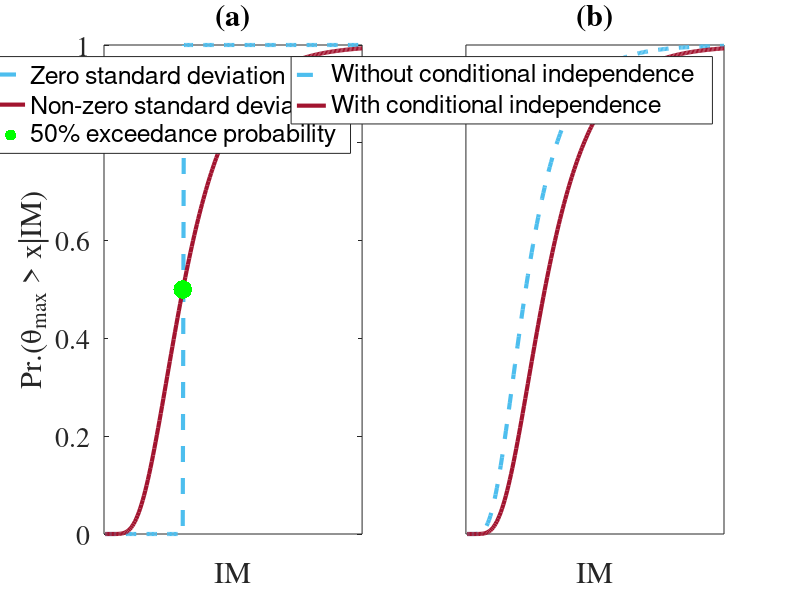

Recreate this plot in MATLAB. (Note: this script raises an error after producing the figure.)
%% Figure 1
Sa = 0.01:0.01:2;
prob_ex_Sa = 1-normcdf((log(300)*ones(max(size(Sa)),1)'-(0.6251*log(Sa)+6.0115))./(0.3*ones(1,max(size(Sa)))),0,1);
prob_ex1 = 1-normcdf((log(300)*ones(max(size(Sa)),1)'-(0.6251*log(Sa)+6.0115))./(0.00001*ones(1,max(size(Sa)))),0,1);
subplot(1,2,1)
c1 = [0.3010 0.745 0.933];
c2 = [0.635 0.078 0.184];
plot(Sa,prob_ex1,'--','color',c1,'linewidth',3)
hold on
plot(Sa,prob_ex_Sa,'color',c2,'linewidth',3)
hold on
  set(gca,'XTick',[])
  set(gca, 'FontName', 'Times')  
set(gca, 'FontSize', 20)
  xlabel('IM')
  ylabel('Pr.(\theta_{max} > x|IM)')
  title('(a)')
plot(0.61,0.5,['.','g'],'MarkerSize',40)
legend('Zero standard deviation','Non-zero standard deviation','50% exceedance probability')
prob_ex_Sa = 1-normcdf((log(300)*ones(max(size(Sa)),1)'-(0.6251*log(Sa)+6.0115))./(0.3*ones(1,max(size(Sa)))),0,1);
prob_ex1 = 1-normcdf((log(300)*ones(max(size(Sa)),1)'-(0.4*log(Sa)+6.0115))./(0.2*ones(1,max(size(Sa)))),0,1);
subplot(1,2,2)
c1 = [0.3010 0.745 0.933];
c2 = [0.635 0.078 0.184];
plot(Sa,prob_ex1,'--','color',c1,'linewidth',3)
hold on
plot(Sa,prob_ex_Sa,'color',c2,'linewidth',3)
hold on
set(gca,'YTick',[])
  set(gca,'XTick',[])
  set(gca, 'FontName', 'Times')
set(gca, 'FontSize', 20)
  xlabel('IM')
  title('(b)')
  legend('Without conditional independence','With conditional independence')
  %% Figure 2
  Sa = 0.01:0.01:2;
  dIM = 0.01;
  sa1_temp = (importdata('C:\Users\lakshd5\Dropbox\Bayesian_IM_selection\OpenSHA_PGA_hazard.txt'));
AFE_sa1 = exp(interp1(log(sa1_temp(:,1)),log(sa1_temp(:,2)),log(Sa),'spline'));
prob_ex_Sa = 1-normcdf((log(300)*ones(max(size(Sa)),1)'-(0.6251*log(Sa)+6.0115))./(0.0000001*ones(1,max(size(Sa)))),0,1);
dsa1 = abs((Differentiation((dIM),AFE_sa1)));
subplot(1,2,1)
c1 = [0.929 0.694 0.125];
c2 = [0.85 0.325 0.098];
c1 = [0.3010 0.745 0.933];
c2 = [0.635 0.078 0.184];
loglog(Sa,AFE_sa1,'color',c1,'linewidth',3)
set(gca,'YTick',[])
  set(gca,'XTick',[])
  set(gca, 'FontName', 'Times')
set(gca, 'FontSize', 25)
  xlabel('IM*')
  ylabel('\lambda(IM*)')
  title('(a)')
  subplot(1,2,2)
  bayes_Sa = prob_ex_Sa.*dsa1./sum(prob_ex_Sa.*dsa1*dIM);
bayes_Sa = bayes_Sa/trapz(Sa,bayes_Sa);
% [AX,H1,H2] = plotyy(x,y1,x,y2,'plot');
% set(AX,{'ycolor'},{'r';'b'})  % Left color red, right color blue...
yyaxis left
[haxes] = plot(Sa,prob_ex_Sa,'color',c1,'linewidth',3);
set(gca, 'FontSize', 20)
set(gca,'YTick',[])
  set(gca,'XTick',[])
  set(gca, 'FontName', 'Times')
 xlabel('IM*');
t = ylabel('Pr.(\theta_{max} > x |IM*)');
  t.Color = 'k';
  yyaxis right
  plot(Sa,bayes_Sa,'--','color',c2,'linewidth',3)
  set(gca, 'FontSize', 20)
  set(gca,'YTick',[])
  set(gca,'XTick',[])
  set(gca, 'FontName', 'Times')
 t =  ylabel('w(IM*)');
 t.Color = 'k';
  title('(b)')
  hold on
hold on
  plot(0.61,0.1,['.','g'],'MarkerSize',40)
  legend('Demand fragility','Weight function','IMc*')
  %% Figure 3
  Sa = 0.01:0.01:2;
  dIM = 0.01;
  sa1_temp = (importdata('C:\Users\lakshd5\Dropbox\Bayesian_IM_selection\OpenSHA_PGA_hazard.txt'));
AFE_sa1 = exp(interp1(log(sa1_temp(:,1)),log(sa1_temp(:,2)),log(Sa),'spline'));
prob_ex_Sa = 1-normcdf((log(300)*ones(max(size(Sa)),1)'-(0.6251*log(Sa)+6.0115))./(0.25*ones(1,max(size(Sa)))),0,1);
dsa1 = abs((Differentiation((dIM),AFE_sa1)));
 bayes_Sa = prob_ex_Sa.*dsa1./sum(prob_ex_Sa.*dsa1*dIM);
bayes_Sa = bayes_Sa/trapz(Sa,bayes_Sa);
     subplot(1,2,1)
     c1 = [0.85 0.3250 0.098];
   loglog(Sa,AFE_sa1,'color',c1,'linewidth',4)
   set(gca, 'FontName', 'Times')
   set(gca, 'FontSize', 20)
   xlabel('IM*')
   ylabel('F(IM*)')
   grid on
   subplot(1,2,2)
   yyaxis left
  
   plot(Sa,prob_ex_Sa,'color',c1,'linewidth',3)
   set(gca, 'FontName', 'Times')
   set(gca, 'FontSize', 20)
   xlabel('IM*')
   ylabel('Pr.(theta_{max} > x | IM*)')
   grid on
   yyaxis right
   plot(Sa,bayes_Sa,['red','--'],'linewidth',4)
   ylabel('w*')
   legend('CDF','weight function')
   hold on
   scatter(0.22,0,'g','linewidth',10)
   
  subplot(3,2,1)
  c1 = [0.3010 0.745 0.933];
c2 = [0.635 0.078 0.184];
c1 = [0.3010 0.745 0.933];
c2 = [0.635 0.078 0.184];
   loglog(Sa,AFE_sa1,'color',c1,'linewidth',3)
   set(gca, 'FontSize', 20)
set(gca, 'FontName', 'Times')
  set(gca,'YTick',[])
  set(gca,'XTick',[])
  %xlabel('IM')
  ylabel('\lambda(IM)')
  title('(a)')
  file_path  = 'C:\Users\lakshd5\Dropbox\Bayesian_IM_selection\Accounting for heteroskedasticity\data\Roof Drift\';
Sa1 = importdata(strcat(file_path,'xtemp.txt'));
Dr = importdata(strcat(file_path,'ytemp.txt'));
  subplot(3,2,2)
  plot(log(Sa),(0.6702*log(Sa)-3.6251),'color',c1,'linewidth',4)
  set(gca, 'FontSize', 20)
  hold on
  scatter(log(Sa1),log(Dr),'filled','markerfacecolor',[0.494 0.184 0.556],'linewidth',2)
  set(gca, 'FontName', 'Times')
  set(gca,'YTick',[])
  set(gca,'XTick',[])
  %xlabel('ln(IM)')
  ylabel('ln(\theta_{max})')
  title('(b)')
  subplot(3,2,3)
  plot(Sa,prob_ex_Sa,'color',c1,'linewidth',3)
  set(gca, 'FontSize', 20)
  set(gca,'YTick',[])
  set(gca,'XTick',[])
  set(gca, 'FontName', 'Times')
  xlabel('IM')
  ylabel('Pr.(\theta_{max} > x|IM)')
  title('(c)')
  subplot(3,2,4)
  plot(Sa,bayes_Sa,'color',c1,'linewidth',3)
  set(gca, 'FontSize', 20)
  set(gca,'YTick',[])
  set(gca,'XTick',[])
  set(gca, 'FontName', 'Times')
  xlabel('IM')
  ylabel('w(IM)')
  title('(d)')
  subplot(3,2,[5,6])
  plot(Sa,prob_ex_Sa,'color',c1,'linewidth',3)
  hold on
  temp = zeros(100,1);
    temp1 = ones(max(size(Sa))-100,1);
    psuedo_Sa = vertcat(temp,temp1);
  plot(Sa,psuedo_Sa,'--','color',c2,'linewidth',3)
  set(gca, 'FontSize', 20)
  set(gca,'YTick',[])
  set(gca,'XTick',[])
  set(gca, 'FontName', 'Times')
  xlabel('IM')
  ylabel('Pr.(\theta_{max} > x|IM)')
  title('(e)')
  legend('Realistic IM','Psuedo IM')
  %% Figure 4
  x = 1:6;
  y = [3.312 3.382 4.443 2.736 3.526 3.680;0.407 0.414 0.449 0.361 0.095 0.165;5.344 5.010 5.223 5.213 0.496 1.109;2.009 1.963 3.374 1.389 2.179 2.208;1.681 1.782 2.779 1.219 2.358 1.992];
  spider(y','A metric variation',[6 6 6 6 6 6]',{'RD 0.01','IDR1 0.01','IDR4 0.01','JR 0.01','PFA1 0.63g','PFA4 0.88g'},{'PGA','PGV','SaT1','SaT2','SaT3'})
  set(gca, 'FontName', 'Times')
set(gca, 'FontSize', 15)

  %% Figure 5
  SaT1 = importdata('C:\Users\lakshd5\Dropbox\Bayesian_IM_selection\Accounting for heteroskedasticity\data\Roof Drift\x.txt');
  PGA = importdata('C:\Users\lakshd5\Dropbox\Bayesian_IM_selection\Accounting for heteroskedasticity\data\Roof Drift\x_alt.txt');
  subplot(1,2,1)
  hist(SaT1,25)
  set(get(gca,'child'),'FaceColor',[51/255 51/255 255/255],'EdgeColor','k');
  set(gca, 'FontName', 'Times')
set(gca, 'FontSize', 25)
  xlabel('SaT1')
  ylabel('Frequency')
  title('(a) 83 data points')
  subplot(1,2,2)
  hist(PGA,25)
  set(get(gca,'child'),'FaceColor',[0.466 0.674 0.188],'EdgeColor','k');
  set(gca, 'FontName', 'Times')
set(gca, 'FontSize', 25)
  xlabel('PGA')
  ylabel('Frequency')
  title('(b) 79 data points')
  %% Figure 6
  dr = importdata('C:\Users\lakshd5\Dropbox\Bayesian_IM_selection\Accounting for heteroskedasticity\data\A_conv_drift.txt');
  acc = importdata('C:\Users\lakshd5\Dropbox\Bayesian_IM_selection\Accounting for heteroskedasticity\data\A_conv_acc.txt');
  DR = 0.001:0.001:0.04;
  ACC = (1:10:772)*2.589e-3;
  c1 = [0.466 0.674 0.188];
  c2 = [51/255 51/255 255/255];
  for ii = 1:min(size(dr))/2
  dr_err(ii) = sum(abs(dr(2*ii-1,:)-dr(2*ii,:))/dr(2*ii-1,:)*100);
  end
  for ii = 1:min(size(acc))/2
  acc_err(ii) = sum(abs(acc(2*ii-1,:)-acc(2*ii,:))/acc(2*ii-1,:)*100);
  end
  subplot(3,4,1)
  plot(DR,dr(1,:),'color',c2,'linewidth',2.5)
  hold on
  plot(DR,dr(2,:),':','color',c2,'linewidth',2.5)
  set(gca, 'FontName', 'Times')
set(gca, 'FontSize', 15)
legend('SaT1 exact','SaT1 approx')
grid on
title(strcat('RD (',num2str(dr_err(1)),'%)'))

  subplot(3,4,2)
  plot(DR,dr(3,:),'color',c1,'linewidth',2.5)
  hold on
  plot(DR,dr(4,:),':','color',c1,'linewidth',2.5)
  set(gca, 'FontName', 'Times')
set(gca, 'FontSize', 15)
axis([0 0.04 0 10])
set(gca,'XTick',[0 0.02 0.04])
set(gca,'yTick',[0 5 10])
grid on
legend('PGA exact','PGA approx')
title(strcat('RD (',num2str(dr_err(2)),'%)'))

subplot(3,4,5)
plot(DR,dr(5,:),'color',c2,'linewidth',2.5)
  hold on
  plot(DR,dr(6,:),':','color',c2,'linewidth',2.5)
  set(gca, 'FontName', 'Times')
set(gca, 'FontSize', 15)
axis([0 0.04 0 10])
ylabel('A')
set(gca,'XTick',[0 0.02 0.04])
set(gca,'yTick',[0 5 10])
grid on
title(strcat('IDR1 (',num2str(dr_err(3)),'%)'))

subplot(3,4,6)
plot(DR,dr(7,:),'color',c1,'linewidth',2.5)
  hold on
  plot(DR,dr(8,:),':','color',c1,'linewidth',2.5)
  set(gca, 'FontName', 'Times')
set(gca, 'FontSize', 15)
axis([0 0.04 0 10])
set(gca,'XTick',[0 0.02 0.04])
set(gca,'yTick',[0 5 10])
grid on
title(strcat('IDR1 (',num2str(dr_err(4)),'%)'))

subplot(3,4,7)
plot(DR,dr(9,:),'color',c2,'linewidth',2.5)
  hold on
  plot(DR,dr(10,:),':','color',c2,'linewidth',2.5)
  set(gca, 'FontName', 'Times')
set(gca, 'FontSize', 15)
axis([0 0.04 0 10])
set(gca,'XTick',[0 0.02 0.04])
set(gca,'yTick',[0 5 10])
grid on
title(strcat('IDR4 (',num2str(dr_err(5)),'%)'))

subplot(3,4,8)
plot(DR,dr(11,:),'color',c1,'linewidth',2.5)
  hold on
  plot(DR,dr(12,:),':','color',c1,'linewidth',2.5)
  set(gca, 'FontName', 'Times')
set(gca, 'FontSize', 15)
axis([0 0.04 0 10])
set(gca,'XTick',[0 0.02 0.04])
set(gca,'yTick',[0 5 10])
grid on
title(strcat('IDR4 (',num2str(dr_err(6)),'%)'))

subplot(3,4,3)
plot(DR,dr(13,:),'color',c2,'linewidth',2.5)
  hold on
  plot(DR,dr(14,:),':','color',c2,'linewidth',2.5)
  set(gca, 'FontName', 'Times')
set(gca, 'FontSize', 15)
axis([0 0.04 0 10])
set(gca,'XTick',[0 0.02 0.04])
set(gca,'yTick',[0 5 10])
grid on
title(strcat('JR (',num2str(dr_err(7)),'%)'))

subplot(3,4,4)
plot(DR,dr(15,:),'color',c1,'linewidth',2.5)
  hold on
  plot(DR,dr(16,:),':','color',c1,'linewidth',2.5)
  set(gca, 'FontName', 'Times')
set(gca, 'FontSize', 15)
axis([0 0.04 0 10])
set(gca,'XTick',[0 0.02 0.04])
set(gca,'yTick',[0 5 10])
grid on
title(strcat('JR (',num2str(dr_err(8)),'%)'))

subplot(3,4,9)
plot(ACC,acc(1,:),'color',c2,'linewidth',2.5)
  hold on
  plot(ACC,acc(2,:),':','color',c2,'linewidth',2.5)
  set(gca, 'FontName', 'Times')
set(gca, 'FontSize', 15)
axis([0 2 0 10])
set(gca,'XTick',[0 1 2])
set(gca,'yTick',[0 5 10])
grid on
title(strcat('PFA1 (g) (',num2str(acc_err(1)),'%)'))

subplot(3,4,10)
plot(ACC,acc(3,:),'color',c1,'linewidth',2.5)
  hold on
  plot(ACC,acc(4,:),':','color',c1,'linewidth',2.5)
  set(gca, 'FontName', 'Times')
set(gca, 'FontSize', 15)
axis([0 2 0 10])
set(gca,'XTick',[0 1 2])
set(gca,'yTick',[0 5 10])
grid on
title(strcat('PFA1 (g) (',num2str(acc_err(2)),'%)'))

subplot(3,4,11)
plot(ACC,acc(5,:),'color',c2,'linewidth',2.5)
  hold on
  plot(ACC,acc(6,:),':','color',c2,'linewidth',2.5)
  set(gca, 'FontName', 'Times')
set(gca, 'FontSize', 15)
axis([0 2 0 10])
set(gca,'XTick',[0 1 2])
set(gca,'yTick',[0 5 10])
grid on
title(strcat('PFA4 (g) (',num2str(acc_err(3)),'%)'))

subplot(3,4,12)
plot(ACC,acc(7,:),'color',c1,'linewidth',2.5)
  hold on
  plot(ACC,acc(8,:),':','color',c1,'linewidth',2.5)
  set(gca, 'FontName', 'Times')
set(gca, 'FontSize', 15)
axis([0 2 0 10])
set(gca,'XTick',[0 1 2])
set(gca,'yTick',[0 5 10])
grid on
title(strcat('PFA4 (g) (',num2str(acc_err(4)),'%)'))
%% Figure 7
dr = importdata('C:\Users\lakshd5\Dropbox\Bayesian_IM_selection\Accounting for heteroskedasticity\data\Final_result_Dr.txt');
  acc = importdata('C:\Users\lakshd5\Dropbox\Bayesian_IM_selection\Accounting for heteroskedasticity\data\Final_result_acc.txt');
  DR = 0.001:0.001:0.04;
  ACC = (1:10:772)*2.589e-3;
  col = [ 0.466 0.674 0.188
    204/255 0 102/255
    51/255 51/255 255/255
    153/255 153/255 255/255
    51/255 255/255 255/255
    51/255 255/255 255/255
    51/255 255/255 255/255];
  subplot(3,2,1)
  plot(DR,dr(2,:),'--','color',col(1,:),'linewidth',2.5)
  hold on
  plot(DR,dr(1,:),'color',col(3,:),'linewidth',2.5)
  hold on
  plot(DR,dr(3,:),':','color',col(4,:),'linewidth',2.5)
  set(gca, 'FontName', 'Times')
set(gca, 'FontSize', 15)
axis([0 0.04 0 8])
set(gca,'XTick',[0 0.01 0.02 0.03 0.04])
set(gca,'yTick',[0 2 4 6 8])
grid on
xlabel('Drift')
title('RD')

subplot(3,2,3)
  plot(DR,dr(5,:),'--','color',col(1,:),'linewidth',2.5)
  hold on
  plot(DR,dr(4,:),'color',col(3,:),'linewidth',2.5)
  hold on
  plot(DR,dr(6,:),':','color',col(4,:),'linewidth',2.5)
  set(gca, 'FontName', 'Times')
set(gca, 'FontSize', 15)
axis([0 0.04 0 8])
set(gca,'XTick',[0 0.01 0.02 0.03 0.04])
set(gca,'yTick',[0 2 4 6 8])
grid on
xlabel('Drift')
ylabel('A')
title('IDR1')

subplot(3,2,4)
  plot(DR,dr(8,:),'--','color',col(1,:),'linewidth',2.5)
  hold on
  plot(DR,dr(7,:),'color',col(3,:),'linewidth',2.5)
  hold on
  plot(DR,dr(9,:),':','color',col(4,:),'linewidth',2.5)
  set(gca, 'FontName', 'Times')
set(gca, 'FontSize', 15)
axis([0 0.04 0 8])
set(gca,'XTick',[0 0.01 0.02 0.03 0.04])
set(gca,'yTick',[0 2 4 6 8])
grid on
xlabel('Drift')
title('IDR4')

subplot(3,2,2)
  plot(DR,dr(11,:),'--','color',col(1,:),'linewidth',2.5)
  hold on
  plot(DR,dr(10,:),'color',col(3,:),'linewidth',2.5)
  hold on
  plot(DR,dr(12,:),':','color',col(4,:),'linewidth',2.5)
  set(gca, 'FontName', 'Times')
set(gca, 'FontSize', 15)
axis([0 0.04 0 8])
set(gca,'XTick',[0 0.01 0.02 0.03 0.04])
set(gca,'yTick',[0 2 4 6 8])
grid on
xlabel('Drift')
title('JR')

subplot(3,2,5)
  plot(ACC,acc(2,:),'--','color',col(1,:),'linewidth',2.5)
  hold on
  plot(ACC,acc(1,:),'color',col(3,:),'linewidth',2.5)
  hold on
  plot(ACC,acc(3,:),':','color',col(4,:),'linewidth',2.5)
  hold on
  plot(ACC,acc(7,:),'color',col(5,:),'linewidth',2.5)
  set(gca, 'FontName', 'Times')
set(gca, 'FontSize', 15)
axis([0 2 0 8])
set(gca,'XTick',[0 0.5 1 1.5 2])
set(gca,'yTick',[0 2 4 6 8])
grid on
xlabel('acc. (g)')
title('PFA1')

subplot(3,2,6)
 plot(ACC,acc(5,:),'--','color',col(1,:),'linewidth',2.5)
  hold on
  plot(ACC,acc(4,:),'color',col(3,:),'linewidth',2.5)
  hold on
  plot(ACC,acc(6,:),':','color',col(4,:),'linewidth',2.5)
  hold on
  plot(ACC,acc(8,:),'color',col(5,:),'linewidth',2.5)
  set(gca, 'FontName', 'Times')
set(gca, 'FontSize', 15)
axis([0 2 0 8])
set(gca,'XTick',[0 0.5 1 1.5 2])
set(gca,'yTick',[0 2 4 6 8])
grid on
xlabel('acc. (g)')
title('PFA4')
legend('PGA','SaT1','SaT2','SaT3')